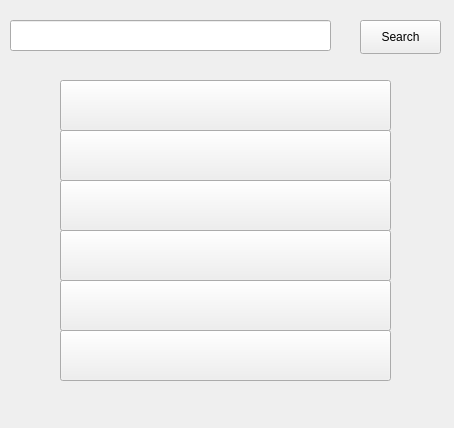
<?xml version="1.0" encoding="UTF-8"?>
<ui version="4.0">
 <class>search</class>
 <widget class="QWidget" name="search">
  <property name="geometry">
   <rect>
    <x>0</x>
    <y>0</y>
    <width>454</width>
    <height>428</height>
   </rect>
  </property>
  <property name="windowTitle">
   <string>Form</string>
  </property>
  <widget class="QLineEdit" name="sendMsgLine">
   <property name="geometry">
    <rect>
     <x>10</x>
     <y>20</y>
     <width>321</width>
     <height>31</height>
    </rect>
   </property>
  </widget>
  <widget class="QPushButton" name="sendButton">
   <property name="geometry">
    <rect>
     <x>360</x>
     <y>20</y>
     <width>81</width>
     <height>34</height>
    </rect>
   </property>
   <property name="text">
    <string>Search</string>
   </property>
  </widget>
  <widget class="QPushButton" name="user1">
   <property name="geometry">
    <rect>
     <x>60</x>
     <y>80</y>
     <width>331</width>
     <height>51</height>
    </rect>
   </property>
   <property name="styleSheet">
    <string notr="true"/>
   </property>
   <property name="text">
    <string/>
   </property>
  </widget>
  <widget class="QPushButton" name="user1_2">
   <property name="geometry">
    <rect>
     <x>60</x>
     <y>130</y>
     <width>331</width>
     <height>51</height>
    </rect>
   </property>
   <property name="styleSheet">
    <string notr="true"/>
   </property>
   <property name="text">
    <string/>
   </property>
  </widget>
  <widget class="QPushButton" name="user1_3">
   <property name="geometry">
    <rect>
     <x>60</x>
     <y>180</y>
     <width>331</width>
     <height>51</height>
    </rect>
   </property>
   <property name="styleSheet">
    <string notr="true"/>
   </property>
   <property name="text">
    <string/>
   </property>
  </widget>
  <widget class="QPushButton" name="user1_4">
   <property name="geometry">
    <rect>
     <x>60</x>
     <y>230</y>
     <width>331</width>
     <height>51</height>
    </rect>
   </property>
   <property name="styleSheet">
    <string notr="true"/>
   </property>
   <property name="text">
    <string/>
   </property>
  </widget>
  <widget class="QPushButton" name="user1_5">
   <property name="geometry">
    <rect>
     <x>60</x>
     <y>280</y>
     <width>331</width>
     <height>51</height>
    </rect>
   </property>
   <property name="styleSheet">
    <string notr="true"/>
   </property>
   <property name="text">
    <string/>
   </property>
  </widget>
  <widget class="QPushButton" name="user1_6">
   <property name="geometry">
    <rect>
     <x>60</x>
     <y>330</y>
     <width>331</width>
     <height>51</height>
    </rect>
   </property>
   <property name="styleSheet">
    <string notr="true"/>
   </property>
   <property name="text">
    <string/>
   </property>
  </widget>
 </widget>
 <resources/>
 <connections/>
</ui>
